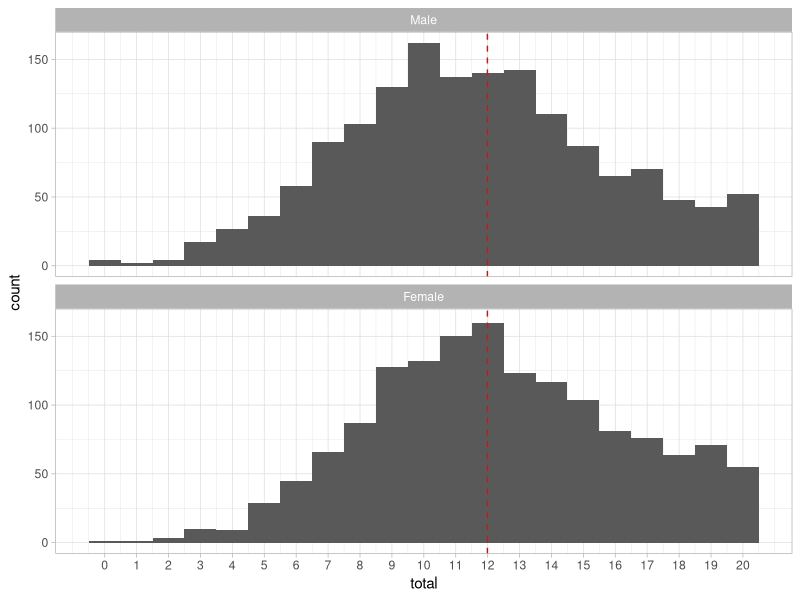
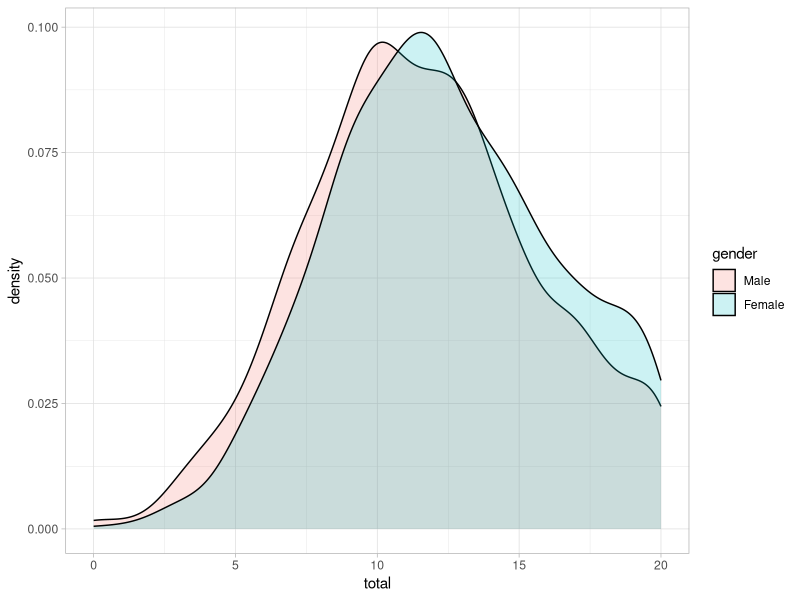

Generate these figures, in order, with R:
## ---- chunk 1
#| label: setup
#| include: true
#| warning: false

rm(list=ls())
library(tidyverse)
# load in the dataset
responses <- read_csv('data/responses.csv')
## ---- chunk 2

# What class of variable is gender in the dataset?
print(class(responses$gender))

## ---- chunk 3
# List all the permutations of gender in the dataset
print(unique(responses$gender))
## ---- chunk 4
responses <- responses %>% 
  mutate_at(vars(gender), factor, levels=c('M','F'),labels=c('Male','Female'))
## ---- chunk 5
#| label: proportions
#| include: true
knitr::kable(responses %>%
  group_by(gender) %>%
  summarise(n = n()) %>%
  mutate(freq = n / sum(n)), digits = 2)
## ---- chunk 6
# Remove the missing data for simplicity
responses <- responses %>% drop_na(gender)
## ---- chunk 7

#| label: fig-histogram
#| fig-cap: Histogram of scores
#| width: 6
#| height: 4
#| include: true
responses <- responses %>% mutate(total = rowSums(pick(ends_with("_score")), na.rm = TRUE))
ggplot (responses, aes(x = total)) +
  geom_histogram(bins = 21) +
  scale_x_continuous(breaks = seq(0, 20, 1)) +
  # add a vertical line at the mean
    geom_vline(xintercept = mean(responses$total), linetype = "dashed", color = "red") +
    facet_wrap(~gender, ncol = 1) +
    # add the light theme
    theme_light() 

ggplot (responses, aes(x = total, fill=gender)) +
  geom_density(alpha=0.2) +
  scale_x_continuous() +
  # add a vertical line at the mean
    # add the light theme
  theme_light() 

